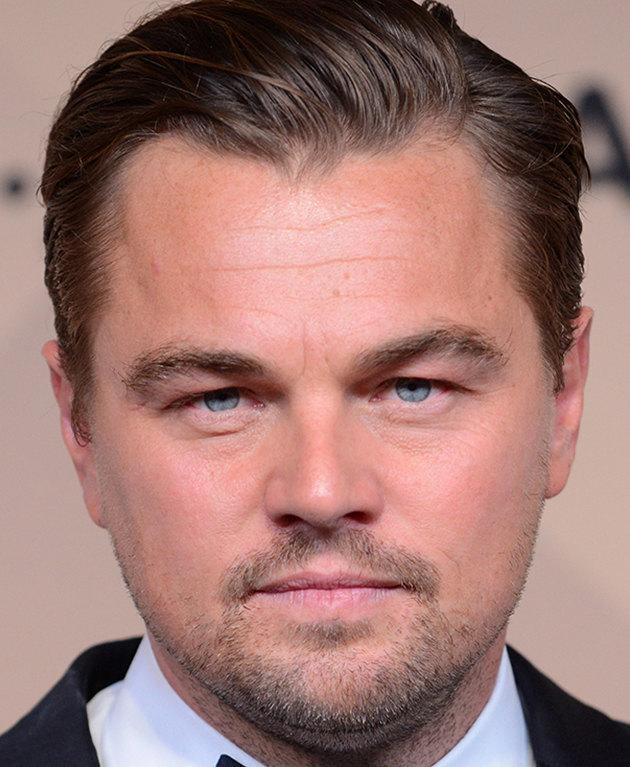
#> input picture images/leo.jpg, 630 x 767 px
$ python derivatives.py
#> lines starting #> are read from the running program, lines starting #| are printed output that depends on the picture; after the words box and inside, x2 and y2 are one past the last pixel; in counts of white or black regions, pixels touching at a corner belong together
import cv2 as cv
import numpy as np
import matplotlib.pyplot as plt
from scipy.ndimage import filters as flt

# Получение производных изображения с помощью функций OpenCV и scipy

img = cv.imread("../images/leo.jpg")
#> img is the input picture: shape (767, 630, 3); mean B, G, R 114.1, 119.7, 158.2
img = cv.cvtColor(img, cv.COLOR_BGR2GRAY)
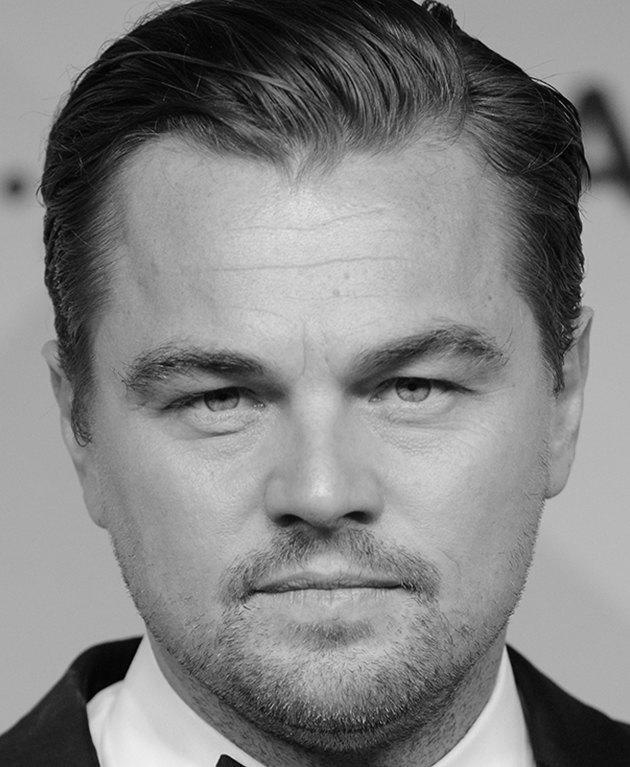
#> img: shape (767, 630); min 0, max 240, mean 130.6

# Производные с помощью функции Собеля
sobel_x = cv.Sobel(img, cv.CV_64F, 1, 0, ksize=5)
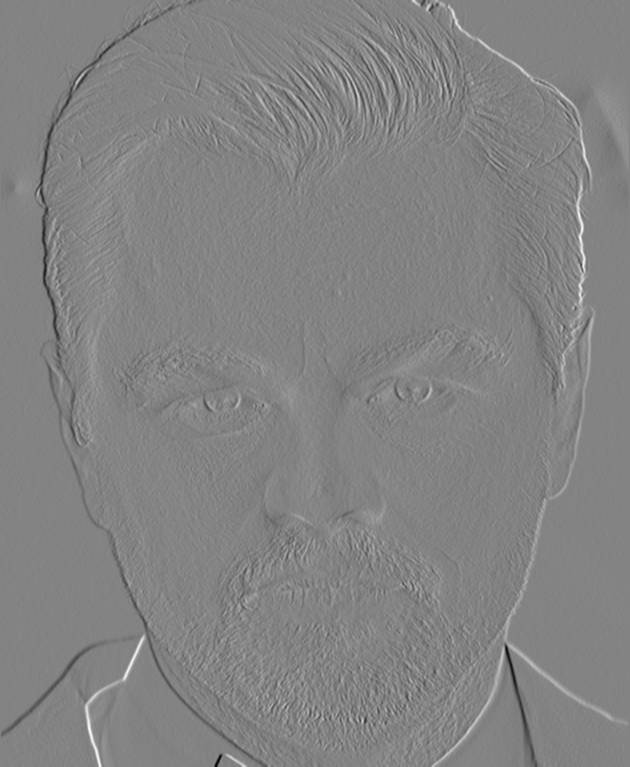
#> sobel_x: shape (767, 630) float64; min -8384, max 7885, mean -1.2; drawn with min black and max white
sobel_y = cv.Sobel(img, cv.CV_64F, 0, 1, ksize=5)
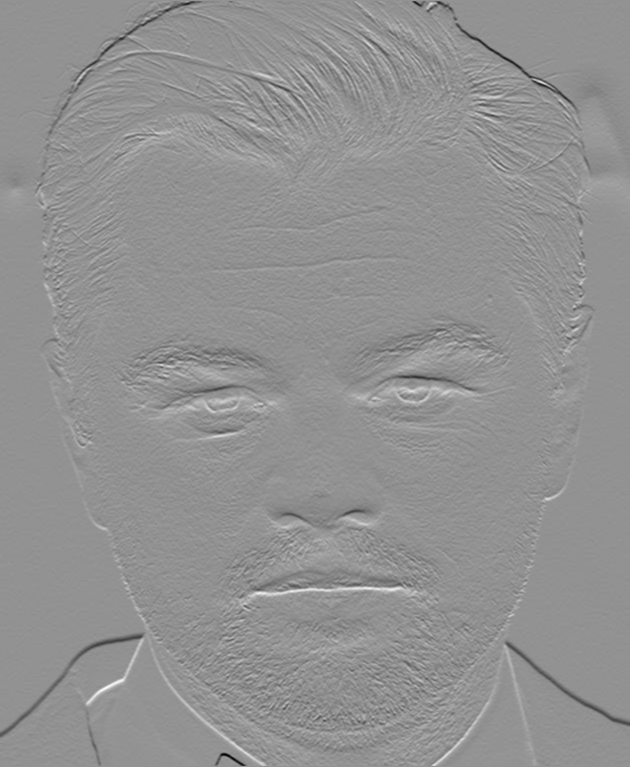
#> sobel_y: shape (767, 630) float64; min -8557, max 6365, mean -0.1; drawn with min black and max white
sobel = cv.Sobel(img, cv.CV_64F, 1, 1, ksize=5)
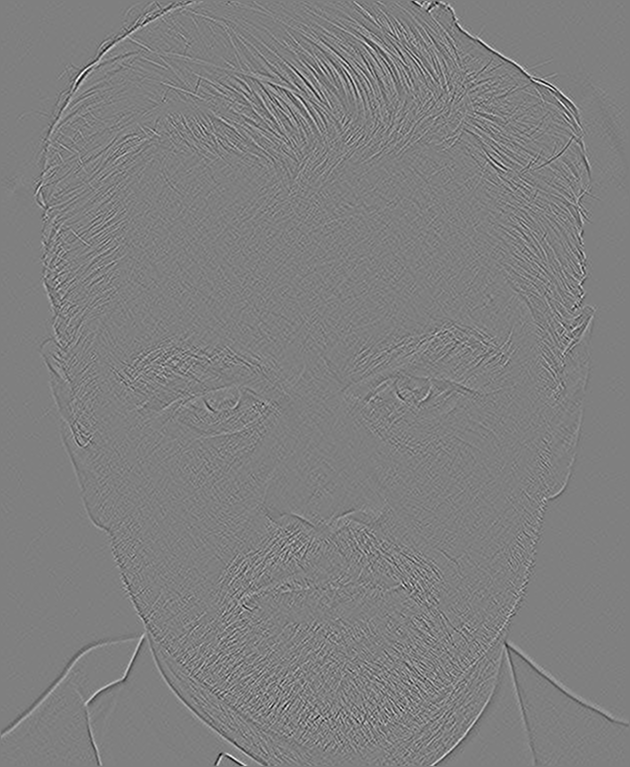
#> sobel: shape (767, 630) float64; min -1715, max 1707, mean 0; drawn with min black and max white

# Производные с помощтю функции Шарра
sh_x = cv.Scharr(img, cv.CV_64F, 1, 0)
sh_y = cv.Scharr(img, cv.CV_64F, 0, 1)

# Производные с помощью функции Лапласа
pre = cv.GaussianBlur(img, (3,3), 0)
lap = cv.Laplacian(pre, cv.CV_64F, ksize=9)
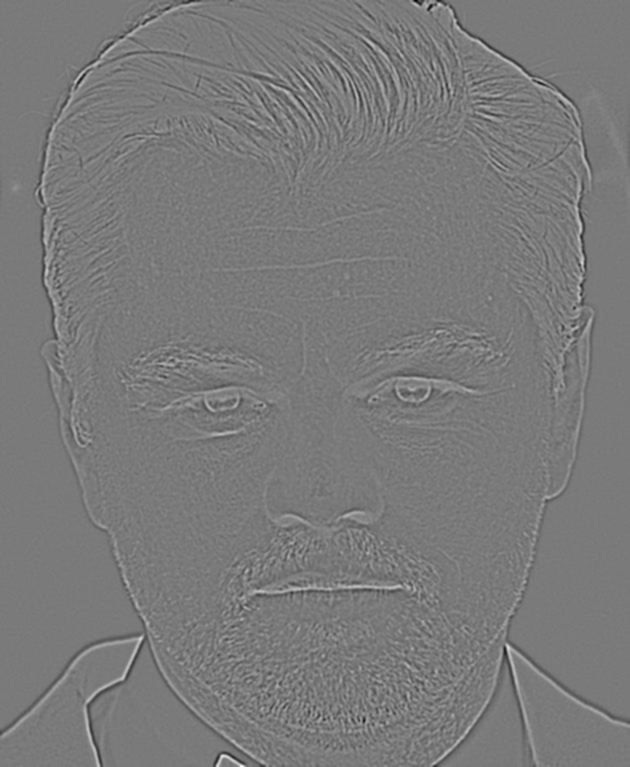
#> lap: shape (767, 630) float64; min -495704, max 536860, mean -17.7; drawn with min black and max white

# Производные с помощью фильтра Гаусса
gx = np.zeros(img.shape)
gy = np.zeros(img.shape)
g = np.zeros(img.shape)
flt.gaussian_filter(img, (5,5), (0,1), gx)
flt.gaussian_filter(img, (5,5), (1,0), gy)
flt.gaussian_filter(img, (5,5), (1,1), g)

# Вывод
plt.figure()
plt.gray()

plt.subplot(241)
plt.axis('equal')
plt.axis('off')
plt.imshow(sobel_x)
plt.subplot(242)
plt.axis('equal')
plt.axis('off')
plt.imshow(sobel_y)
plt.subplot(243)
plt.axis('equal')
plt.axis('off')
plt.imshow(sobel)

plt.subplot(244)
plt.axis('equal')
plt.axis('off')
plt.imshow(sh_x)
plt.subplot(245)
plt.axis('equal')
plt.axis('off')
plt.imshow(sh_y)

plt.subplot(246)
plt.axis('equal')
plt.axis('off')
plt.imshow(gx)
plt.subplot(247)
plt.axis('equal')
plt.axis('off')
plt.imshow(gy)
plt.subplot(248)
plt.axis('equal')
plt.axis('off')
plt.imshow(g)

cv.imshow("original", img)
cv.imshow("laplacian", lap)
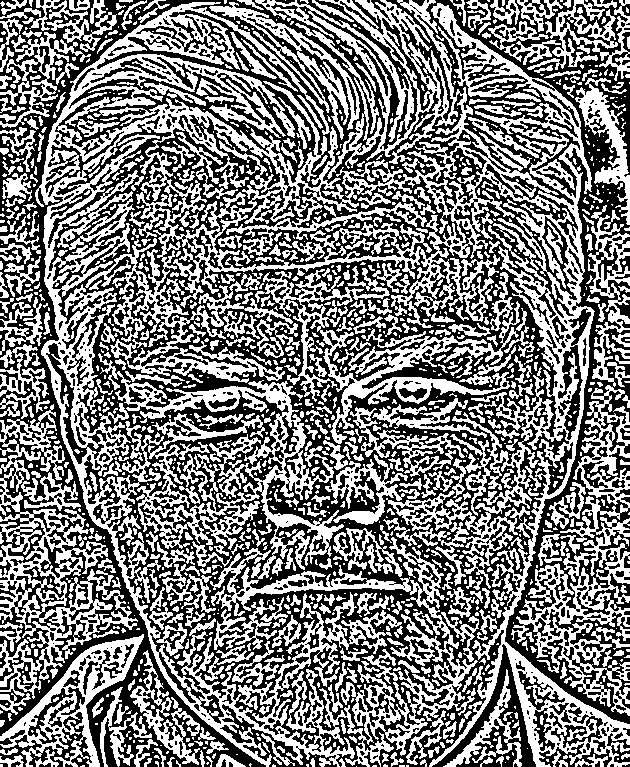
#> window 'laplacian': shape (767, 630); 48.8% white; 1319 white regions (775 under 20 px), largest, box (x1, y1, x2, y2) and area: (35, 0, 630, 767) 108915, (98, 353, 344, 579) 13140, (0, 404, 138, 699) 10558
plt.show()
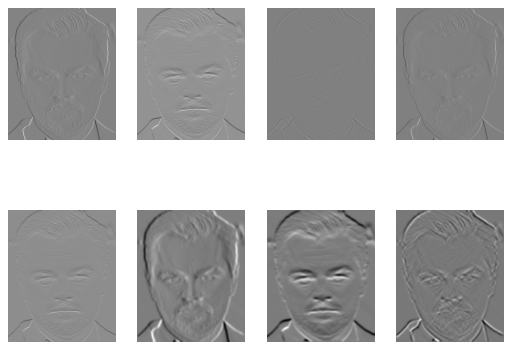
#> figure drawn by matplotlib, 8 panels

cv.waitKey(0)
cv.destroyAllWindows()

$ run again, with images/car1.jpg copied over images/leo.jpg
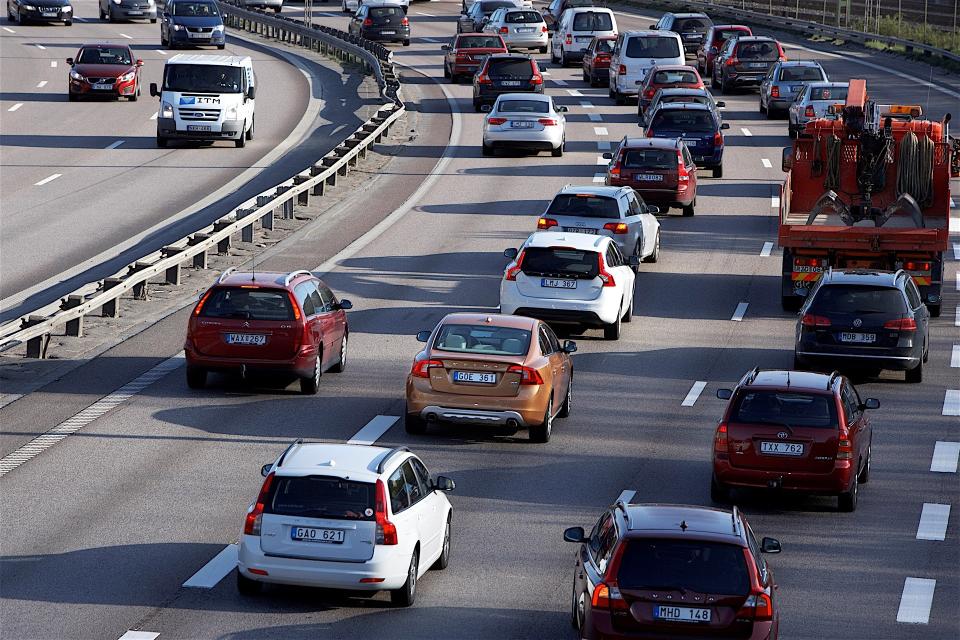
#> input picture images/car1.jpg, 1920 x 1280 px (shown at 1/2 size)
#> img is the input picture: shape (1280, 1920, 3); mean B, G, R 102.3, 91.6, 93.7
#> img: shape (1280, 1920)
#> `lap = cv.Laplacian(pre, cv.CV_64F, ksize=9)`:
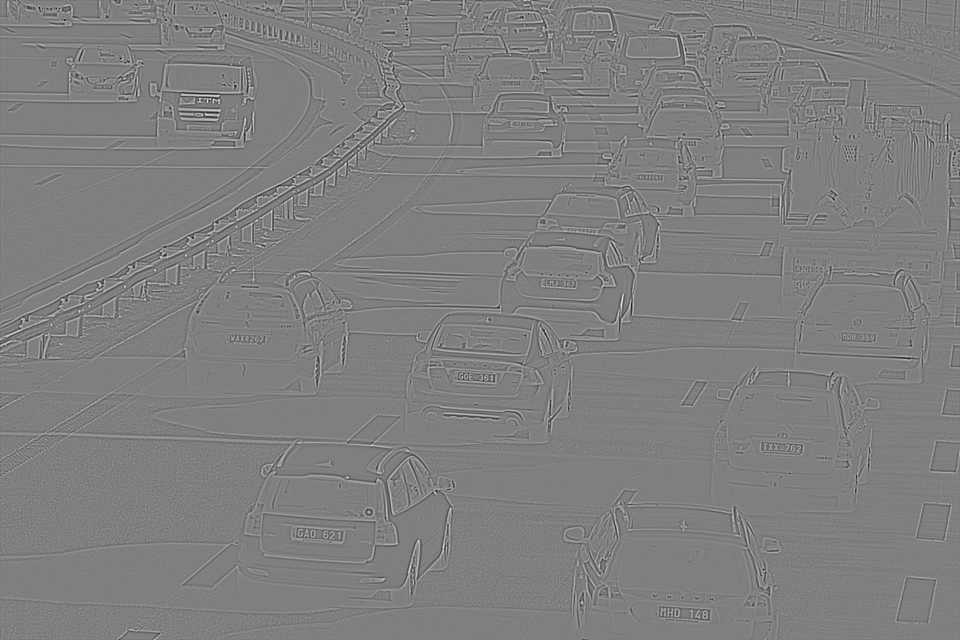
#> lap: shape (1280, 1920) float64 (shown at 1/2 size); min -985380, max 986364, mean -40; drawn with min black and max white
#> `cv.imshow("laplacian", lap)`:
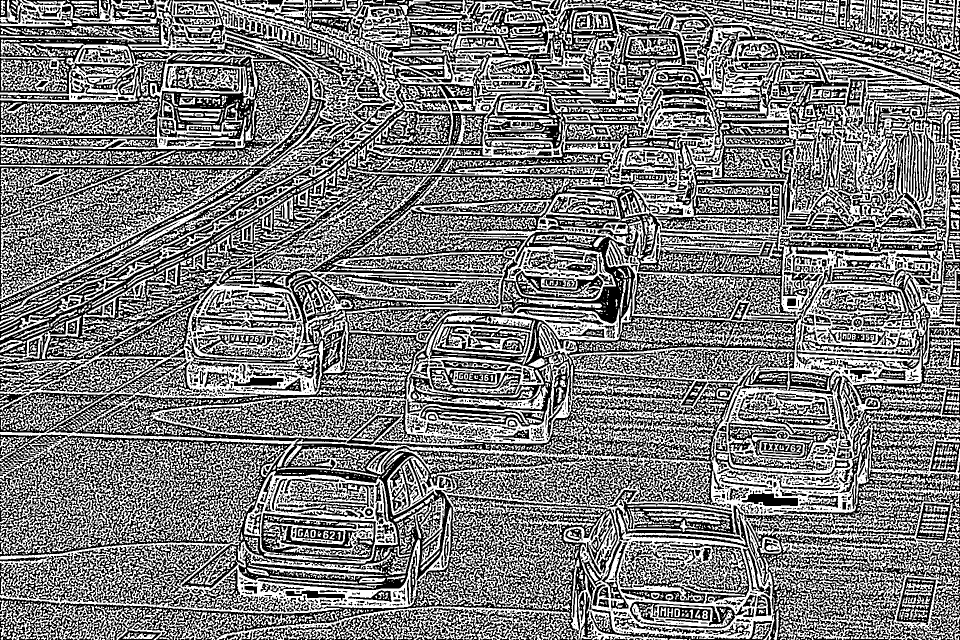
#> window 'laplacian': shape (1280, 1920) (shown at 1/2 size); 49.7% white; 5670 white regions (3304 under 20 px), largest, box (x1, y1, x2, y2) and area: (0, 0, 1920, 1280) 583096, (0, 0, 806, 630) 69496, (1523, 951, 1920, 1280) 39944
